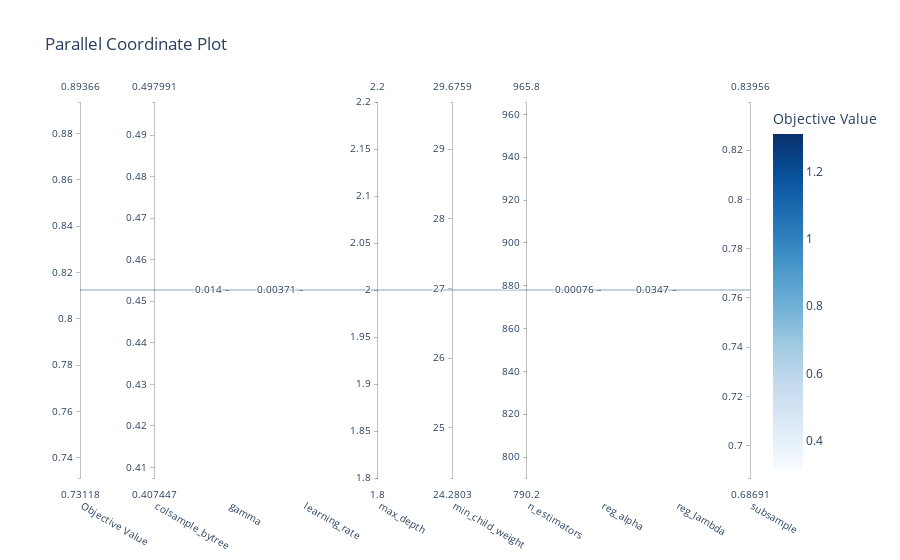

Notebook code for this chart:
### Code cell
optuna.visualization.plot_parallel_coordinate(study)

### Figure 1 — Plotly figure (JSON) as saved in the notebook; plotly's stock layout.template omitted (floating-point values rounded to 4 significant figures)
{"data": [{"dimensions": [{"label": "Objective Value", "range": [0.8124, 0.8124], "values": [0.8124]}, {"label": "colsample_bytree", "range": [0.4527, 0.4527], "values": [0.4527]}, {"label": "gamma", "range": [-1.854, -1.854], "ticktext": ["0.014"], "tickvals": [-1.854], "values": [-1.854]}, {"label": "learning_rate", "range": [-2.43, -2.43], "ticktext": ["0.00371"], "tickvals": [-2.43], "values": [-2.43]}, {"label": "max_depth", "range": [2, 2], "values": [2]}, {"label": "min_child_weight", "range": [26.98, 26.98], "values": [26.98]}, {"label": "n_estimators", "range": [878, 878], "values": [878]}, {"label": "reg_alpha", "range": [-3.119, -3.119], "ticktext": ["0.00076"], "tickvals": [-3.119], "values": [-3.119]}, {"label": "reg_lambda", "range": [-1.46, -1.46], "ticktext": ["0.0347"], "tickvals": [-1.46], "values": [-1.46]}, {"label": "subsample", "range": [0.7632, 0.7632], "values": [0.7632]}], "labelangle": 30, "labelside": "bottom", "line": {"color": [0.8124], "colorbar": {"title": {"text": "Objective Value"}}, "colorscale": [[0, "rgb(247,251,255)"], [0.125, "rgb(222,235,247)"], [0.25, "rgb(198,219,239)"], [0.375, "rgb(158,202,225)"], [0.5, "rgb(107,174,214)"], [0.625, "rgb(66,146,198)"], [0.75, "rgb(33,113,181)"], [0.875, "rgb(8,81,156)"], [1, "rgb(8,48,107)"]], "reversescale": false, "showscale": true}, "type": "parcoords"}], "layout": {"title": {"text": "Parallel Coordinate Plot"}}}
